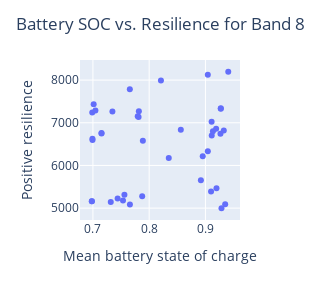

Write notebook code for a chart like this one.
### Code cell
ex.scatter(
    data_copy,
    x="bSOC",
    y="pRes"
).update_layout(
    width=300,
    height=300,
    title="Battery SOC vs. Resilience for Band 8",
    xaxis_title="Mean battery state of charge",
    yaxis_title="Positive resilience",
).show()

### Figure 1 — Plotly figure (JSON) as saved in the notebook; plotly's stock layout.template omitted (floating-point values rounded to 4 significant figures)
{"data": [{"hovertemplate": "bSOC=%{x}<br>pRes=%{y}<extra></extra>", "legendgroup": "", "marker": {"color": "#636efa", "symbol": "circle"}, "mode": "markers", "name": "", "orientation": "v", "showlegend": false, "type": "scatter", "x": [0.7535, 0.7439, 0.756, 0.8952, 0.9112, 0.911, 0.9133, 0.8348, 0.9326, 0.9267, 0.9273, 0.8563, 0.919, 0.9273, 0.9042, 0.7888, 0.7876, 0.9196, 0.9351, 0.91, 0.7658, 0.8209, 0.8919, 0.9285, 0.7153, 0.6992, 0.7153, 0.6992, 0.7346, 0.6988, 0.7013, 0.7317, 0.6983, 0.6979, 0.7797, 0.7812, 0.7656, 0.7817, 0.9406, 0.7044, 0.9043], "xaxis": "x", "y": [5181.0, 5224.0, 5315.0, 6214.0, 6700.0, 7024.0, 6803.0, 6175.0, 6820.0, 6745.0, 7330.0, 6834.0, 6860.0, 7343.0, 8127.0, 6577.0, 5280.0, 5467.0, 5094.0, 5393.0, 5084.0, 7988.0, 5653.0, 4997.0, 6751.0, 6599.0, 6761.0, 6627.0, 7266.0, 7243.0, 7432.0, 5143.0, 5164.0, 5161.0, 7155.0, 7135.0, 7785.0, 7267.0, 8195.0, 7289.0, 6331.0], "yaxis": "y"}], "layout": {"height": 300, "legend": {"tracegroupgap": 0}, "margin": {"t": 60}, "title": {"text": "Battery SOC vs. Resilience for Band 8"}, "width": 300, "xaxis": {"anchor": "y", "domain": [0, 1], "title": {"text": "Mean battery state of charge"}}, "yaxis": {"anchor": "x", "domain": [0, 1], "title": {"text": "Positive resilience"}}}}
